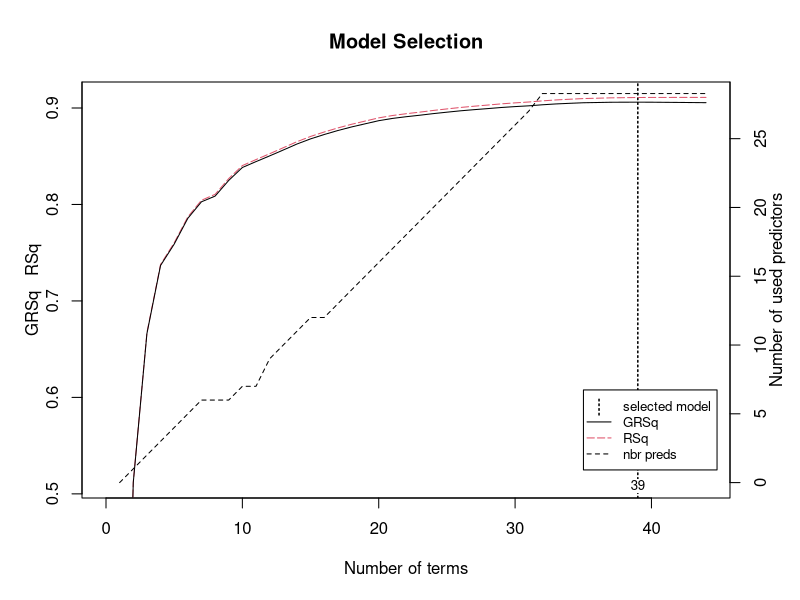

R code for this plot:
library(modeldata)
data(ames, package = "modeldata")
library(earth)
library(dplyr)
# Fit a basic MARS model
mars1 <- earth(
  Sale_Price ~ .,  
  data = ames 
)

# Print model summary
print(mars1)
summary(mars1) %>% .$coefficients %>% head(10)
plot(mars1, which = 1)

# Fit a basic MARS model
mars2 <- earth(
  Sale_Price ~ .,  
  data = ames,
  degree = 2
)

# check out the first 10 coefficient terms
summary(mars2) %>% .$coefficients %>% head(10)
